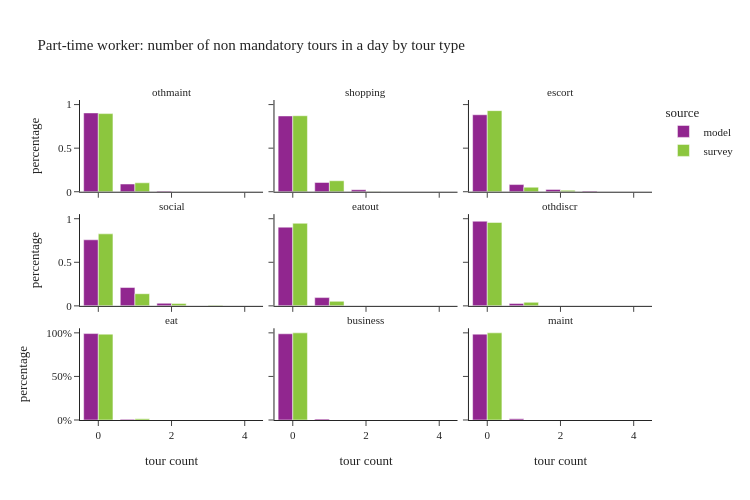

The notebook cell this image was saved under:
### Code cell
plot_num_nonmand_tourtype(per_data[per_data['ptype']==2], "Part-time worker: number of non mandatory tours in a day by tour type")

### Figure 1 — Plotly figure (JSON) as saved in the notebook; plotly's stock layout.template omitted (floating-point values rounded to 4 significant figures)
{"data": [{"alignmentgroup": "True", "customdata": [[315490], [30840], [2533], [55], [5]], "hovertemplate": "source=model<br>tour type=othmaint<br>tour count=%{x}<br>percentage=%{y}<br>sample_size=%{customdata[0]}<extra></extra>", "legendgroup": "model", "marker": {"color": "#91268F", "pattern": {"shape": ""}}, "name": "model", "offsetgroup": "model", "orientation": "v", "showlegend": true, "textposition": "auto", "type": "bar", "x": [0.0, 1.0, 2.0, 3.0, 4.0], "xaxis": "x7", "y": [0.9042, 0.08839, 0.007259, 0.0001576, 1.433e-05], "yaxis": "y7"}, {"alignmentgroup": "True", "customdata": [[303446], [37225], [7994], [258]], "hovertemplate": "source=model<br>tour type=shopping<br>tour count=%{x}<br>percentage=%{y}<br>sample_size=%{customdata[0]}<extra></extra>", "legendgroup": "model", "marker": {"color": "#91268F", "pattern": {"shape": ""}}, "name": "model", "offsetgroup": "model", "orientation": "v", "showlegend": false, "textposition": "auto", "type": "bar", "x": [0.0, 1.0, 2.0, 3.0], "xaxis": "x8", "y": [0.8697, 0.1067, 0.02291, 0.0007394], "yaxis": "y8"}, {"alignmentgroup": "True", "customdata": [[308176], [28692], [9371], [2684]], "hovertemplate": "source=model<br>tour type=escort<br>tour count=%{x}<br>percentage=%{y}<br>sample_size=%{customdata[0]}<extra></extra>", "legendgroup": "model", "marker": {"color": "#91268F", "pattern": {"shape": ""}}, "name": "model", "offsetgroup": "model", "orientation": "v", "showlegend": false, "textposition": "auto", "type": "bar", "x": [0.0, 1.0, 2.0, 3.0], "xaxis": "x9", "y": [0.8832, 0.08223, 0.02686, 0.007692], "yaxis": "y9"}, {"alignmentgroup": "True", "customdata": [[264478], [73430], [10371], [641], [3]], "hovertemplate": "source=model<br>tour type=social<br>tour count=%{x}<br>percentage=%{y}<br>sample_size=%{customdata[0]}<extra></extra>", "legendgroup": "model", "marker": {"color": "#91268F", "pattern": {"shape": ""}}, "name": "model", "offsetgroup": "model", "orientation": "v", "showlegend": false, "textposition": "auto", "type": "bar", "x": [0.0, 1.0, 2.0, 3.0, 4.0], "xaxis": "x4", "y": [0.758, 0.2104, 0.02972, 0.001837, 8.598e-06], "yaxis": "y4"}, {"alignmentgroup": "True", "customdata": [[315163], [33113], [638], [9]], "hovertemplate": "source=model<br>tour type=eatout<br>tour count=%{x}<br>percentage=%{y}<br>sample_size=%{customdata[0]}<extra></extra>", "legendgroup": "model", "marker": {"color": "#91268F", "pattern": {"shape": ""}}, "name": "model", "offsetgroup": "model", "orientation": "v", "showlegend": false, "textposition": "auto", "type": "bar", "x": [0.0, 1.0, 2.0, 3.0], "xaxis": "x5", "y": [0.9032, 0.0949, 0.001828, 2.579e-05], "yaxis": "y5"}, {"alignmentgroup": "True", "customdata": [[338940], [9337], [639], [7]], "hovertemplate": "source=model<br>tour type=othdiscr<br>tour count=%{x}<br>percentage=%{y}<br>sample_size=%{customdata[0]}<extra></extra>", "legendgroup": "model", "marker": {"color": "#91268F", "pattern": {"shape": ""}}, "name": "model", "offsetgroup": "model", "orientation": "v", "showlegend": false, "textposition": "auto", "type": "bar", "x": [0.0, 1.0, 2.0, 3.0], "xaxis": "x6", "y": [0.9714, 0.02676, 0.001831, 2.006e-05], "yaxis": "y6"}, {"alignmentgroup": "True", "customdata": [[345970], [2953]], "hovertemplate": "source=model<br>tour type=eat<br>tour count=%{x}<br>percentage=%{y}<br>sample_size=%{customdata[0]}<extra></extra>", "legendgroup": "model", "marker": {"color": "#91268F", "pattern": {"shape": ""}}, "name": "model", "offsetgroup": "model", "orientation": "v", "showlegend": false, "textposition": "auto", "type": "bar", "x": [0.0, 1.0], "xaxis": "x", "y": [0.9915, 0.008463], "yaxis": "y"}, {"alignmentgroup": "True", "customdata": [[345127], [3568], [226], [2]], "hovertemplate": "source=model<br>tour type=business<br>tour count=%{x}<br>percentage=%{y}<br>sample_size=%{customdata[0]}<extra></extra>", "legendgroup": "model", "marker": {"color": "#91268F", "pattern": {"shape": ""}}, "name": "model", "offsetgroup": "model", "orientation": "v", "showlegend": false, "textposition": "auto", "type": "bar", "x": [0.0, 1.0, 2.0, 3.0], "xaxis": "x2", "y": [0.9891, 0.01023, 0.0006477, 5.732e-06], "yaxis": "y2"}, {"alignmentgroup": "True", "customdata": [[343774], [5149]], "hovertemplate": "source=model<br>tour type=maint<br>tour count=%{x}<br>percentage=%{y}<br>sample_size=%{customdata[0]}<extra></extra>", "legendgroup": "model", "marker": {"color": "#91268F", "pattern": {"shape": ""}}, "name": "model", "offsetgroup": "model", "orientation": "v", "showlegend": false, "textposition": "auto", "type": "bar", "x": [0.0, 1.0], "xaxis": "x3", "y": [0.9852, 0.01476], "yaxis": "y3"}, {"alignmentgroup": "True", "customdata": [[438], [41], [3]], "hovertemplate": "source=survey<br>tour type=othmaint<br>tour count=%{x}<br>percentage=%{y}<br>sample_size=%{customdata[0]}<extra></extra>", "legendgroup": "survey", "marker": {"color": "#8CC63E", "pattern": {"shape": ""}}, "name": "survey", "offsetgroup": "survey", "orientation": "v", "showlegend": true, "textposition": "auto", "type": "bar", "x": [0.0, 1.0, 2.0], "xaxis": "x7", "y": [0.8965, 0.1024, 0.001142], "yaxis": "y7"}, {"alignmentgroup": "True", "customdata": [[424], [55], [3]], "hovertemplate": "source=survey<br>tour type=shopping<br>tour count=%{x}<br>percentage=%{y}<br>sample_size=%{customdata[0]}<extra></extra>", "legendgroup": "survey", "marker": {"color": "#8CC63E", "pattern": {"shape": ""}}, "name": "survey", "offsetgroup": "survey", "orientation": "v", "showlegend": false, "textposition": "auto", "type": "bar", "x": [0.0, 1.0, 2.0], "xaxis": "x8", "y": [0.872, 0.126, 0.00206], "yaxis": "y8"}, {"alignmentgroup": "True", "customdata": [[445], [28], [8], [1]], "hovertemplate": "source=survey<br>tour type=escort<br>tour count=%{x}<br>percentage=%{y}<br>sample_size=%{customdata[0]}<extra></extra>", "legendgroup": "survey", "marker": {"color": "#8CC63E", "pattern": {"shape": ""}}, "name": "survey", "offsetgroup": "survey", "orientation": "v", "showlegend": false, "textposition": "auto", "type": "bar", "x": [0.0, 1.0, 2.0, 3.0], "xaxis": "x9", "y": [0.9304, 0.05194, 0.01697, 0.000744], "yaxis": "y9"}, {"alignmentgroup": "True", "customdata": [[389], [80], [9], [4]], "hovertemplate": "source=survey<br>tour type=social<br>tour count=%{x}<br>percentage=%{y}<br>sample_size=%{customdata[0]}<extra></extra>", "legendgroup": "survey", "marker": {"color": "#8CC63E", "pattern": {"shape": ""}}, "name": "survey", "offsetgroup": "survey", "orientation": "v", "showlegend": false, "textposition": "auto", "type": "bar", "x": [0.0, 1.0, 2.0, 3.0], "xaxis": "x4", "y": [0.8261, 0.1392, 0.02649, 0.008224], "yaxis": "y4"}, {"alignmentgroup": "True", "customdata": [[451], [29], [2]], "hovertemplate": "source=survey<br>tour type=eatout<br>tour count=%{x}<br>percentage=%{y}<br>sample_size=%{customdata[0]}<extra></extra>", "legendgroup": "survey", "marker": {"color": "#8CC63E", "pattern": {"shape": ""}}, "name": "survey", "offsetgroup": "survey", "orientation": "v", "showlegend": false, "textposition": "auto", "type": "bar", "x": [0.0, 1.0, 2.0], "xaxis": "x5", "y": [0.9475, 0.05173, 0.0008086], "yaxis": "y5"}, {"alignmentgroup": "True", "customdata": [[474], [7], [1]], "hovertemplate": "source=survey<br>tour type=othdiscr<br>tour count=%{x}<br>percentage=%{y}<br>sample_size=%{customdata[0]}<extra></extra>", "legendgroup": "survey", "marker": {"color": "#8CC63E", "pattern": {"shape": ""}}, "name": "survey", "offsetgroup": "survey", "orientation": "v", "showlegend": false, "textposition": "auto", "type": "bar", "x": [0.0, 1.0, 3.0], "xaxis": "x6", "y": [0.9574, 0.04081, 0.001815], "yaxis": "y6"}, {"alignmentgroup": "True", "customdata": [[479], [3]], "hovertemplate": "source=survey<br>tour type=eat<br>tour count=%{x}<br>percentage=%{y}<br>sample_size=%{customdata[0]}<extra></extra>", "legendgroup": "survey", "marker": {"color": "#8CC63E", "pattern": {"shape": ""}}, "name": "survey", "offsetgroup": "survey", "orientation": "v", "showlegend": false, "textposition": "auto", "type": "bar", "x": [0.0, 1.0], "xaxis": "x", "y": [0.9851, 0.01486], "yaxis": "y"}, {"alignmentgroup": "True", "customdata": [[480], [2]], "hovertemplate": "source=survey<br>tour type=business<br>tour count=%{x}<br>percentage=%{y}<br>sample_size=%{customdata[0]}<extra></extra>", "legendgroup": "survey", "marker": {"color": "#8CC63E", "pattern": {"shape": ""}}, "name": "survey", "offsetgroup": "survey", "orientation": "v", "showlegend": false, "textposition": "auto", "type": "bar", "x": [0.0, 1.0], "xaxis": "x2", "y": [0.9998, 0.0001766], "yaxis": "y2"}, {"alignmentgroup": "True", "customdata": [[481], [1]], "hovertemplate": "source=survey<br>tour type=maint<br>tour count=%{x}<br>percentage=%{y}<br>sample_size=%{customdata[0]}<extra></extra>", "legendgroup": "survey", "marker": {"color": "#8CC63E", "pattern": {"shape": ""}}, "name": "survey", "offsetgroup": "survey", "orientation": "v", "showlegend": false, "textposition": "auto", "type": "bar", "x": [0.0, 1.0], "xaxis": "x3", "y": [0.9999, 7.512e-05], "yaxis": "y3"}], "layout": {"annotations": [{"font": {}, "showarrow": false, "text": "eat", "x": 0.16, "xanchor": "center", "xref": "paper", "y": 0.2867, "yanchor": "bottom", "yref": "paper"}, {"font": {}, "showarrow": false, "text": "business", "x": 0.5, "xanchor": "center", "xref": "paper", "y": 0.2867, "yanchor": "bottom", "yref": "paper"}, {"font": {}, "showarrow": false, "text": "maint", "x": 0.84, "xanchor": "center", "xref": "paper", "y": 0.2867, "yanchor": "bottom", "yref": "paper"}, {"font": {}, "showarrow": false, "text": "social", "x": 0.16, "xanchor": "center", "xref": "paper", "y": 0.6433, "yanchor": "bottom", "yref": "paper"}, {"font": {}, "showarrow": false, "text": "eatout", "x": 0.5, "xanchor": "center", "xref": "paper", "y": 0.6433, "yanchor": "bottom", "yref": "paper"}, {"font": {}, "showarrow": false, "text": "othdiscr", "x": 0.84, "xanchor": "center", "xref": "paper", "y": 0.6433, "yanchor": "bottom", "yref": "paper"}, {"font": {}, "showarrow": false, "text": "othmaint", "x": 0.16, "xanchor": "center", "xref": "paper", "y": 1.0, "yanchor": "bottom", "yref": "paper"}, {"font": {}, "showarrow": false, "text": "shopping", "x": 0.5, "xanchor": "center", "xref": "paper", "y": 1.0, "yanchor": "bottom", "yref": "paper"}, {"font": {}, "showarrow": false, "text": "escort", "x": 0.84, "xanchor": "center", "xref": "paper", "y": 1.0, "yanchor": "bottom", "yref": "paper"}], "barmode": "group", "height": 500, "legend": {"title": {"text": "source"}, "tracegroupgap": 0}, "title": {"text": "Part-time worker: number of non mandatory tours in a day by tour type"}, "width": 750, "xaxis": {"anchor": "y", "domain": [0.0, 0.32], "title": {"text": "tour count"}}, "xaxis2": {"anchor": "y2", "domain": [0.34, 0.66], "matches": "x", "title": {"text": "tour count"}}, "xaxis3": {"anchor": "y3", "domain": [0.68, 1.0], "matches": "x", "title": {"text": "tour count"}}, "xaxis4": {"anchor": "y4", "domain": [0.0, 0.32], "matches": "x", "showticklabels": false}, "xaxis5": {"anchor": "y5", "domain": [0.34, 0.66], "matches": "x", "showticklabels": false}, "xaxis6": {"anchor": "y6", "domain": [0.68, 1.0], "matches": "x", "showticklabels": false}, "xaxis7": {"anchor": "y7", "domain": [0.0, 0.32], "matches": "x", "showticklabels": false}, "xaxis8": {"anchor": "y8", "domain": [0.34, 0.66], "matches": "x", "showticklabels": false}, "xaxis9": {"anchor": "y9", "domain": [0.68, 1.0], "matches": "x", "showticklabels": false}, "yaxis": {"anchor": "x", "domain": [0.0, 0.2867], "tickformat": ".0%", "title": {"text": "percentage"}}, "yaxis2": {"anchor": "x2", "domain": [0.0, 0.2867], "matches": "y", "showticklabels": false, "tickformat": ".0%"}, "yaxis3": {"anchor": "x3", "domain": [0.0, 0.2867], "matches": "y", "showticklabels": false}, "yaxis4": {"anchor": "x4", "domain": [0.3567, 0.6433], "matches": "y", "title": {"text": "percentage"}}, "yaxis5": {"anchor": "x5", "domain": [0.3567, 0.6433], "matches": "y", "showticklabels": false}, "yaxis6": {"anchor": "x6", "domain": [0.3567, 0.6433], "matches": "y", "showticklabels": false}, "yaxis7": {"anchor": "x7", "domain": [0.7133, 1.0], "matches": "y", "title": {"text": "percentage"}}, "yaxis8": {"anchor": "x8", "domain": [0.7133, 1.0], "matches": "y", "showticklabels": false}, "yaxis9": {"anchor": "x9", "domain": [0.7133, 1.0], "matches": "y", "showticklabels": false}}}
